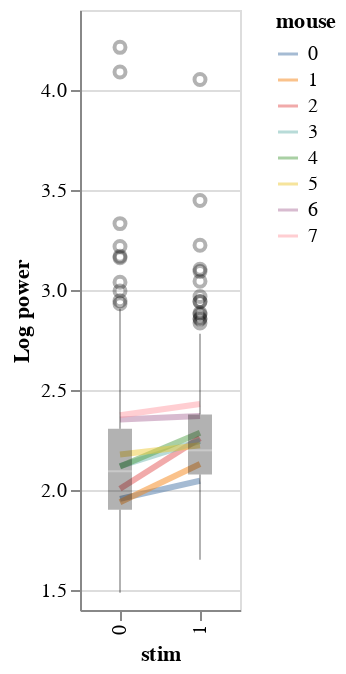

The code cell stored with this chart in its notebook:
### Code cell
reload(visualization)
visualization.plot_data(df=df,x='stim',y='Log power',color='mouse').properties(width=80)

### Figure 1 — Vega-Lite specification as saved in the notebook (floating-point values rounded to 4 significant figures; data arrays with more than 128 entries replaced by an {"elided": "..."} marker saying what was removed)
{"config": {"view": {"continuousWidth": 400, "continuousHeight": 300}}, "layer": [{"mark": {"type": "line", "fill": null, "opacity": 0.5, "size": 3}, "encoding": {"color": {"type": "nominal", "field": "mouse"}, "x": {"type": "ordinal", "field": "stim"}, "y": {"type": "quantitative", "aggregate": "mean", "field": "Log power", "scale": {"zero": false}}}}, {"mark": {"type": "boxplot", "color": "black", "opacity": 0.3, "size": 12}, "encoding": {"x": {"type": "ordinal", "field": "stim"}, "y": {"type": "quantitative", "field": "Log power", "scale": {"zero": false}}}}], "data": {"name": "data-3c752260cbc57a4e01855f8c9fefa600"}, "width": 80, "$schema": "https://vega.github.io/schema/vega-lite/v4.8.1.json", "datasets": {"data-3c752260cbc57a4e01855f8c9fefa600": {"elided": "640 records"}}}
